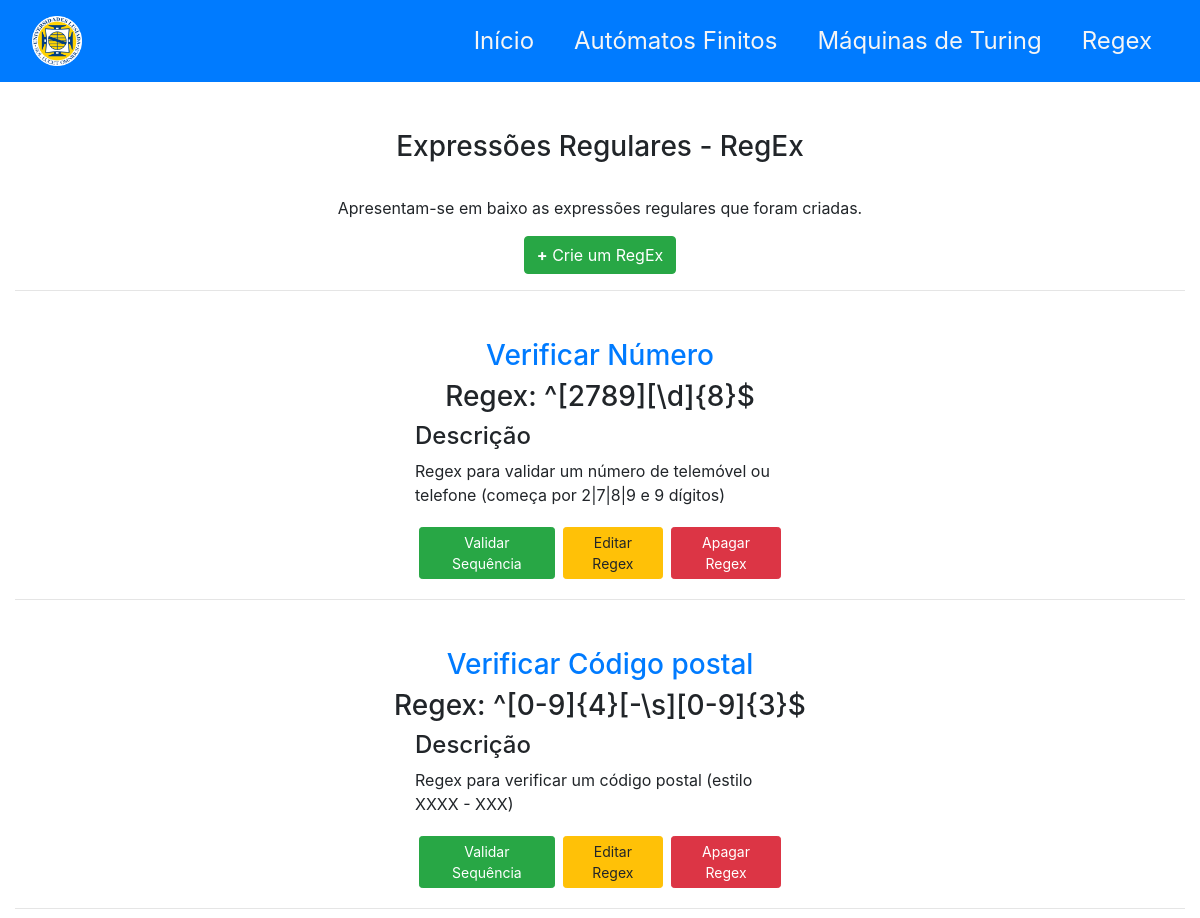
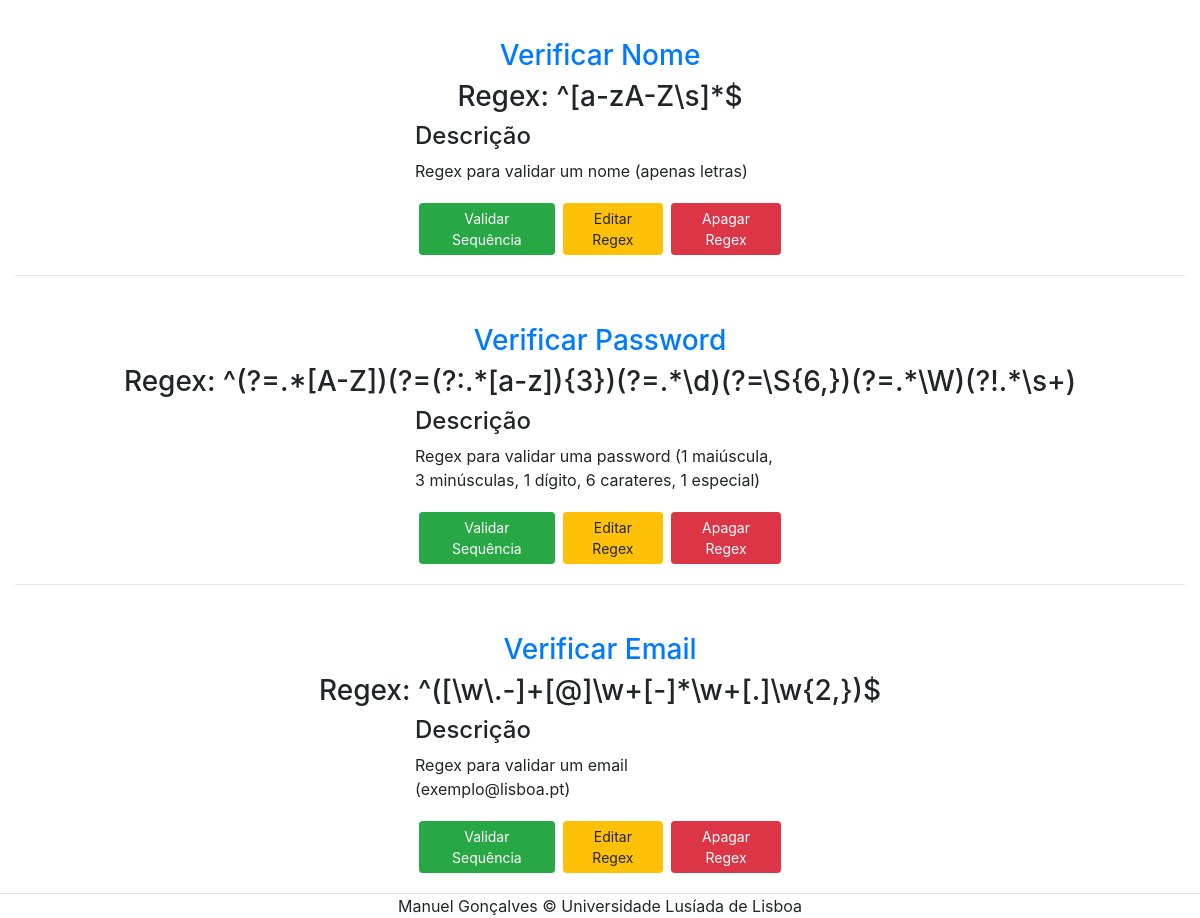
Before: /expressoesRegulares/ with the older database file (2 pictures, top to bottom).
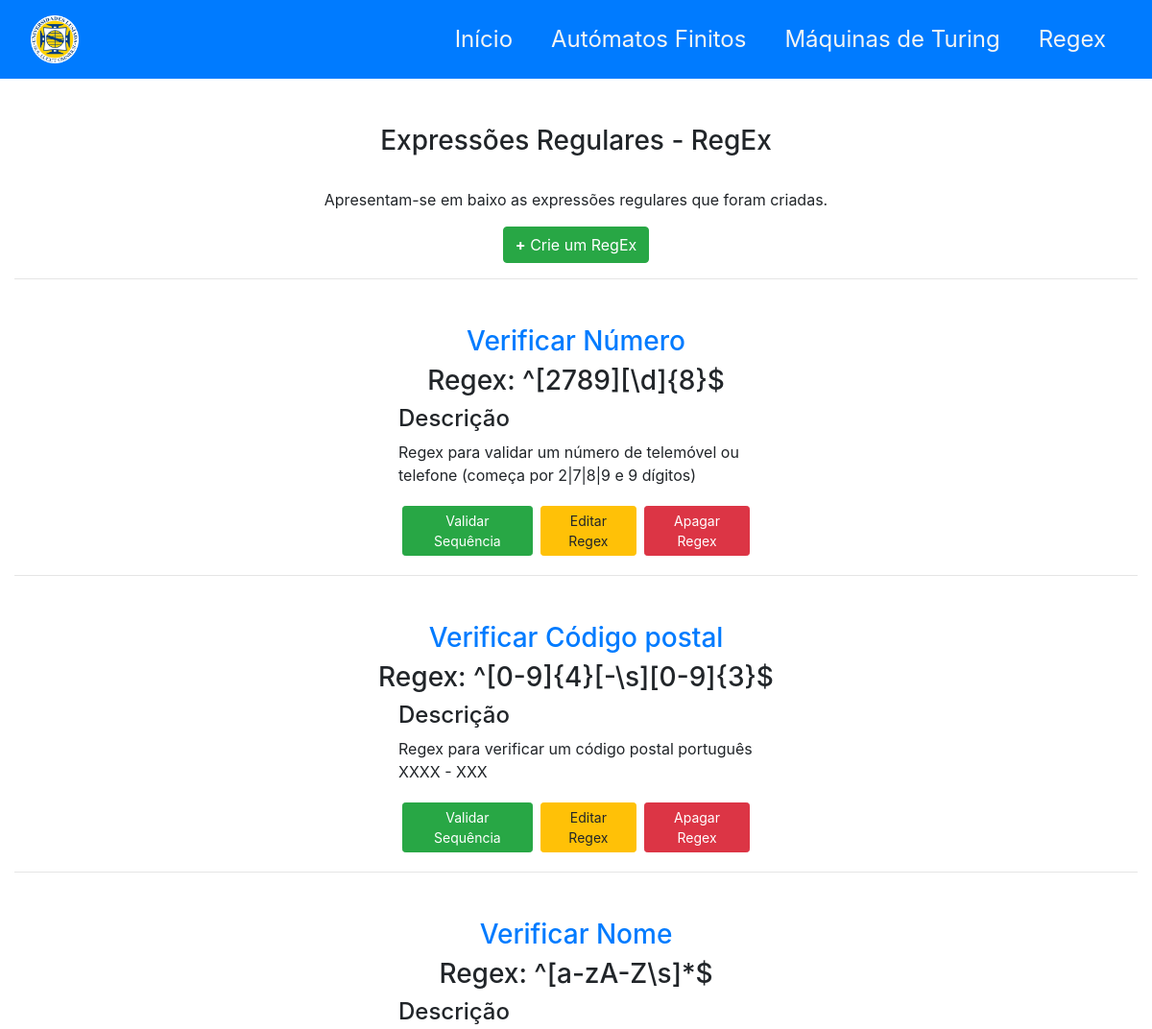
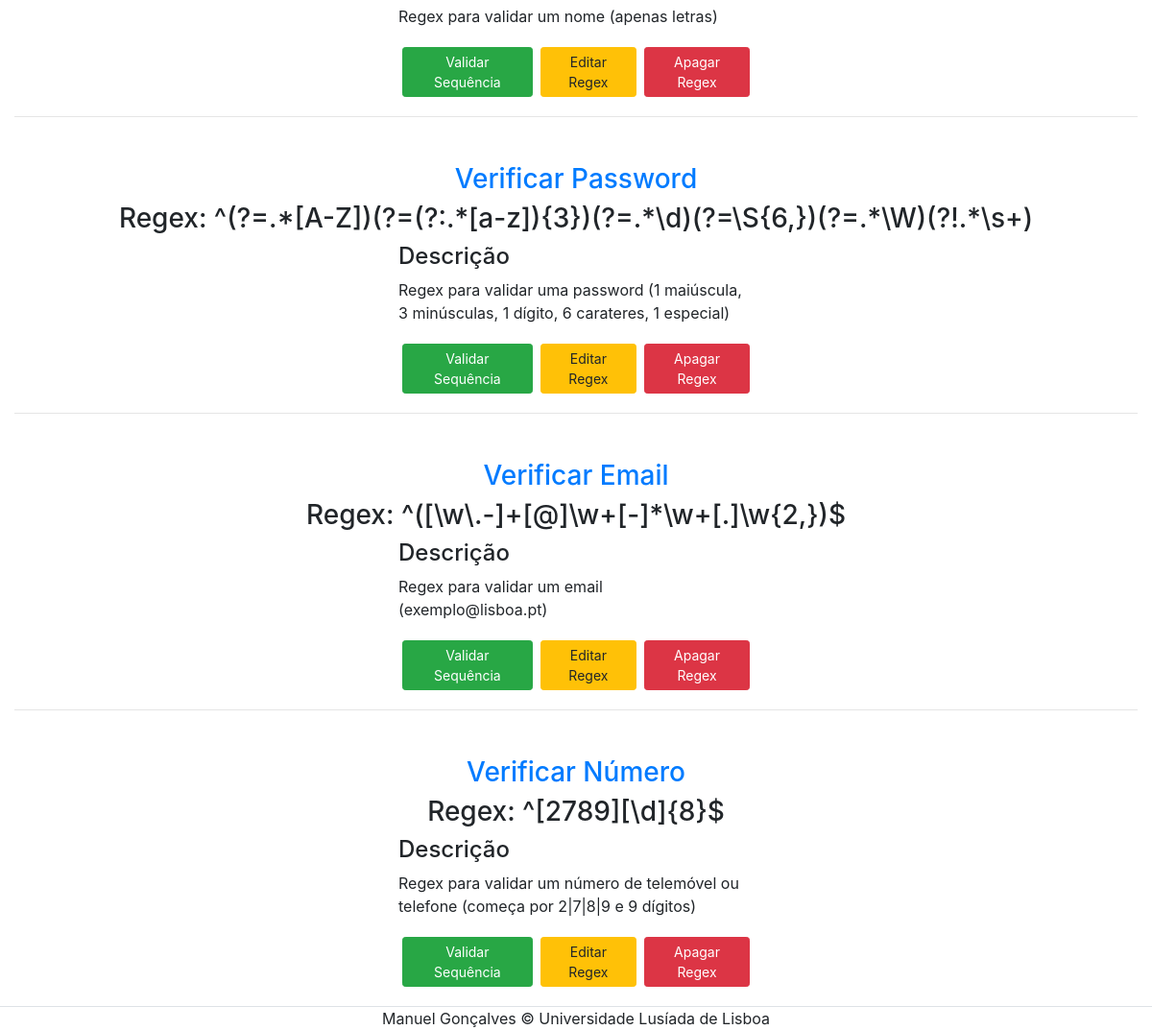
After: the same page with the newer database file (2 pictures, top to bottom).
### website/models.py (models this page shows, shortened)
class Expressao(models.Model):
    nome = models.CharField(max_length=100)
    descricao = models.CharField(max_length=100)
    regex = models.CharField(max_length=100)

### website/views.py (the view)
# urls.py: path('expressoesRegulares/', views.expressoesRegulares, name='expressoesRegulares'),
def expressoesRegulares(request):
    context = {'expressoesRegulares': Expressao.objects.all()}
    return render(request, 'website/regex/expressoesRegulares.html', context)

### website/templates/website/regex/expressoesRegulares.html (shortened to what this page needs)
{% extends 'website/layout.html' %}
{% block main %}
<main class="col-12 text-center">
    <h3>Expressões Regulares - RegEx</h3>
    <br>
    <p>Apresentam-se em baixo as expressões regulares que foram criadas.</p>
    <button class="btn btn-success btn-md  mx-auto"><b>+</b> Crie um RegEx</button>
        {% load static %}
            {% for expressao in expressoesRegulares %}
            <hr>
            <h3 class="mt-5 mb-2 text-primary">Verificar {{ expressao.nome }}</h3>
            <h3 class="mb-2">Regex: {{ expressao.regex }}</h3>
            <div class="row ">
                <div class="col-12 col-md-4 mx-auto text-left">
                    <h4>Descrição</h4>
                    <p>{{ expressao.descricao }}</p>
                    <div class="d-flex flex-column flex-md-row  mx-auto">
                        <a href="{% url 'website:validarExpressao' expressao.id %}" class="btn btn-success btn-sm my-1 mx-1">
                            Validar Sequência
                        </a>
                        <a href="{% url 'website:editarExpressao' expressao.id %}" class="btn btn-warning btn-sm my-1 mx-1">
                            Editar Regex
                        </a>
                        <a href="{% url 'website:apagarExpressao' expressao.id %}" class="btn btn-danger btn-sm my-1 mx-1">
                            Apagar Regex
                        </a>
                    </div>
                </div>
            </div>
            {% endfor %}
        </div>
{% endblock %}

Changed rows visible on the page:
changed Expressao "Código postal": descricao "Regex para verificar um código postal (estilo XXXX - XXX)" → "Regex para verificar um código postal português XXXX - XXX"
added Expressao: nome "Número", regex "^[2789][\\d]{8}$", descricao "Regex para validar um número de telemóvel ou telefone (começa por 2|7|8|9 e 9 dígitos)"
